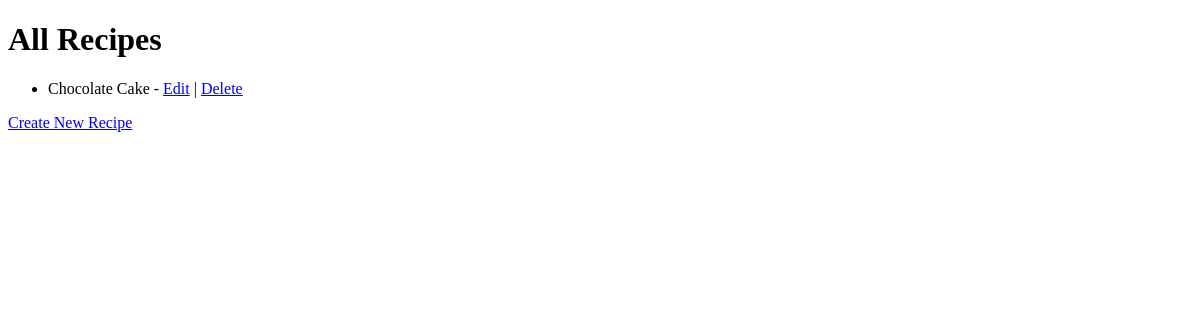
The page /recipes/list/ on the database as committed earlier.
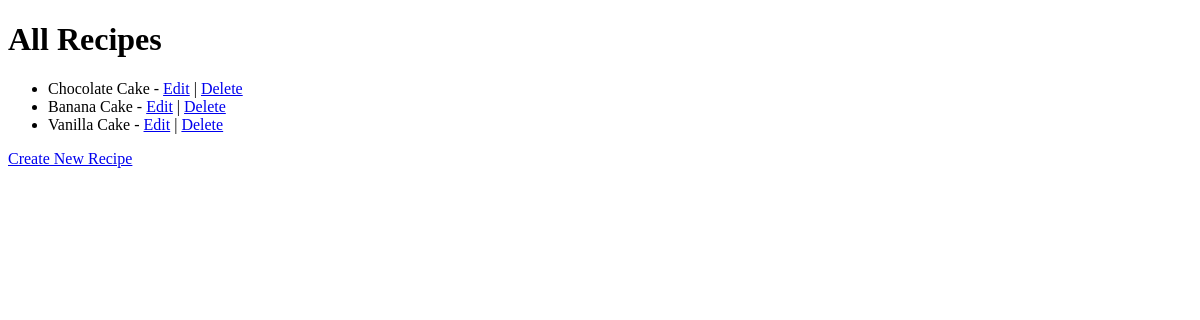
The same page on the database as committed later.
### recipes/models.py (models this page shows, shortened)
class Recipe(models.Model):
    title = models.CharField(max_length=255)
    description = models.TextField()
    ingredients = models.JSONField()  # Store list of ingredients
    instructions = models.TextField()
    category = models.ForeignKey(Category, on_delete=models.CASCADE)  # ForeignKey to Category model
    preparation_time = models.PositiveIntegerField(help_text="Preparation time in minutes")
    cooking_time = models.PositiveIntegerField(help_text="Cooking time in minutes")
    servings = models.PositiveIntegerField()
    created_date = models.DateTimeField(default=now)
    user = models.ForeignKey(User, on_delete=models.CASCADE, related_name='recipes')

### recipes/views.py (the view)
# urls.py: path('list/', views.recipe_list, name='list'),
def recipe_list(request):
    recipes = Recipe.objects.all()
    return render(request, 'recipes/recipe_list.html',{'recipes': recipes})

### templates/recipes/recipe_list.html (shortened to what this page needs)
<!DOCTYPE html>
<html lang="en">
<head>
</head>
<body>
    <h1>All Recipes</h1>
    <ul>
        {% for recipe in recipes %}
            <li>
                {{ recipe.title }} -
                <a href="{% url 'update_recipe' recipe.id %}">Edit</a> |
                <a href="{% url 'delete_recipe' recipe.id %}">Delete</a>
            </li>
        {% endfor %}
    </ul>
    <a href="{% url 'create_recipe' %}">Create New Recipe</a>
</body>
</html>

Rows that differ between the two databases and show on the page:
added Recipe: title "Banana Cake"
added Recipe: title "Vanilla Cake"
